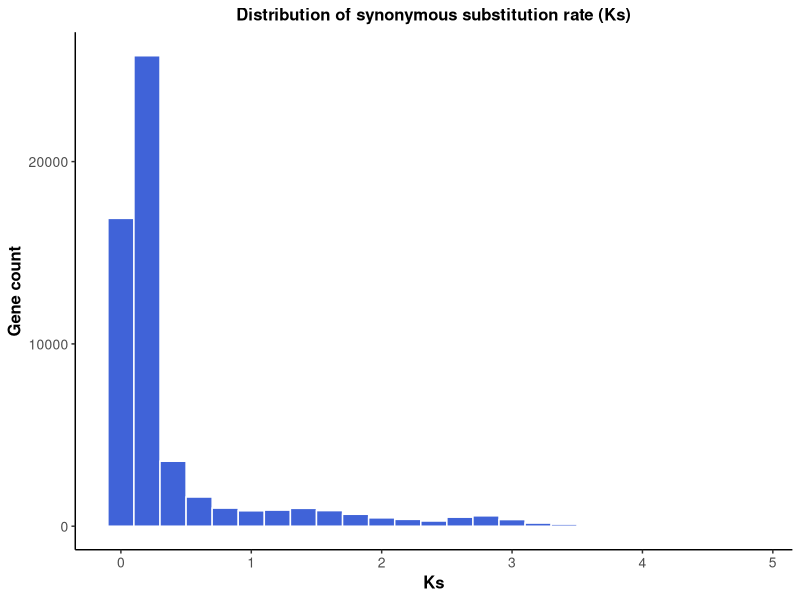
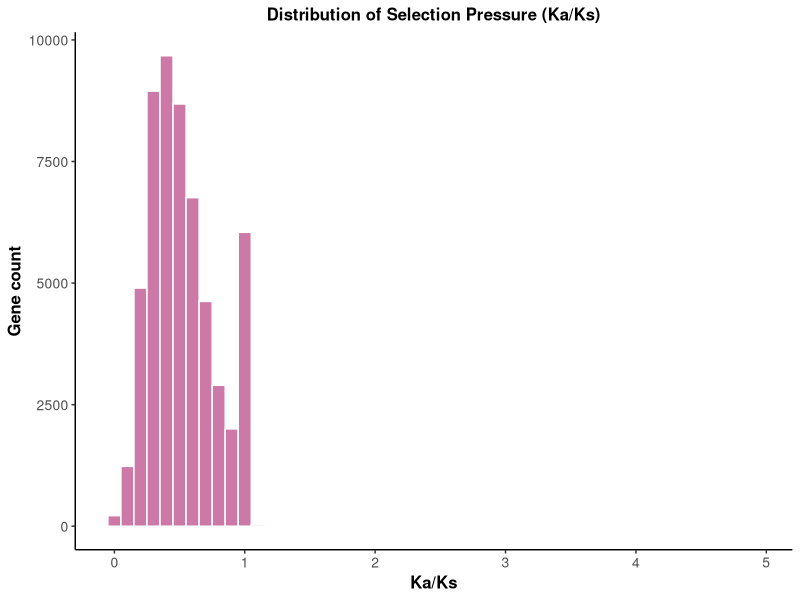
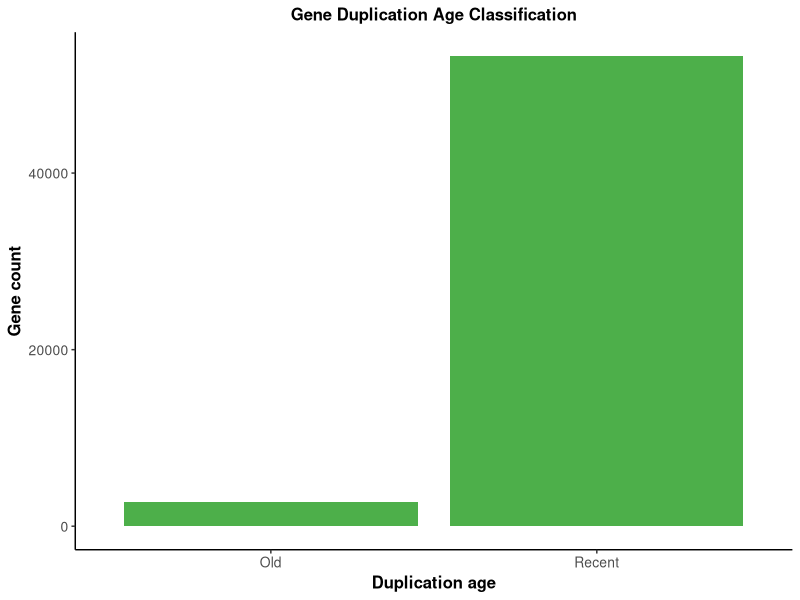
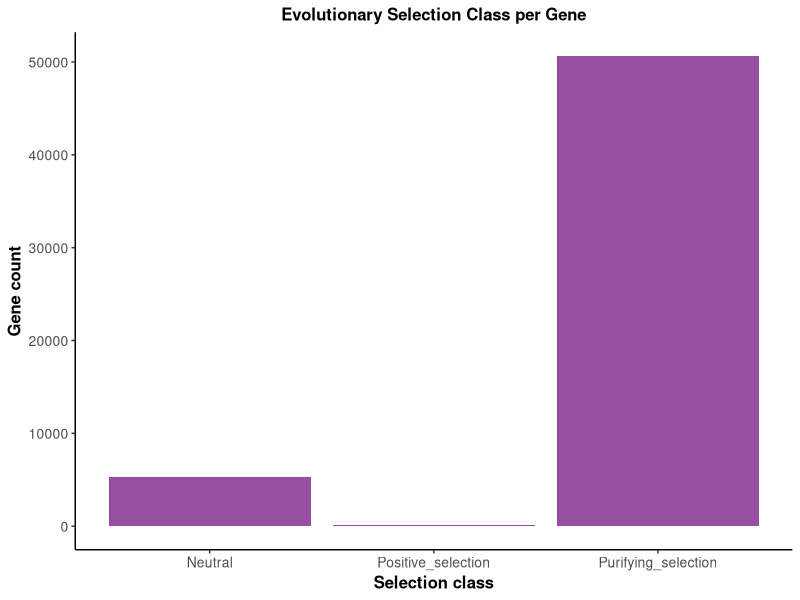
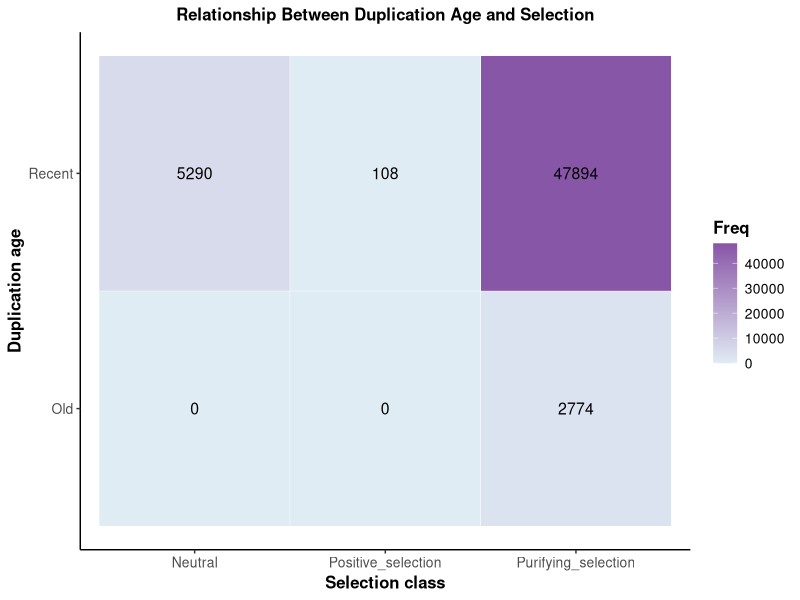
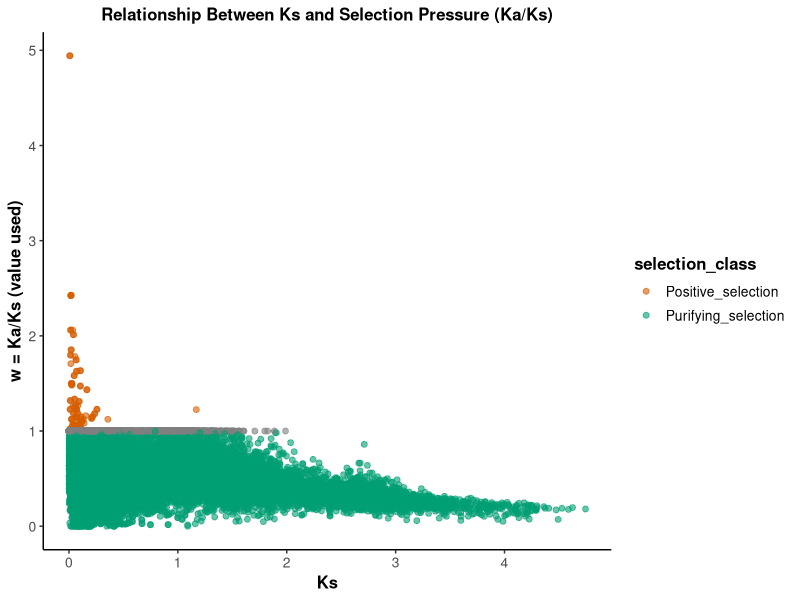

Write R code to recreate these figures, in order.
library(dplyr)
library(ggplot2)
library(tidyr)




scientific_theme <- function() {
  theme_classic() +
    theme(
      plot.title = element_text(size = 12, face = "bold", hjust = 0.5),
      axis.title = element_text(size = 12, face = "bold"),
      axis.text  = element_text(size = 10),
      legend.title = element_text(size = 12, face = "bold"),
      legend.text  = element_text(size = 10)
    )
}


# 1. LOAD FINAL GENE TABLE

df <- read.table(
  "../output/ks_results/gene_level_classification_with_ks_w.tsv",
  sep = "\t", header = TRUE, stringsAsFactors = FALSE
)


# 2. CREATE OUTPUT DIR FOR FIGURES


plot_dir <- "../figures/ks"
dir.create(plot_dir, recursive = TRUE, showWarnings = FALSE)


# 3. PLOT: Histogram of Ks_used (gene ages)


p1 <- ggplot(df, aes(x = ks_used)) +
  geom_histogram(binwidth = 0.2, fill = "#4063D8", color = "white") +
  labs(title = "Distribution of synonymous substitution rate (Ks)",
       x = "Ks",
       y = "Gene count") +
  scientific_theme()

ggsave(file.path(plot_dir, "hist_ks_used.png"),
       p1, width = 7, height = 5, dpi = 600)



# 4. PLOT: Histogram of w_used (Ka/Ks)


p2 <- ggplot(df %>% filter(!is.na(w_used)), aes(x = w_used)) +
  geom_histogram(binwidth = 0.1, fill = "#CC79A7", color = "white") +
  labs(title = "Distribution of Selection Pressure (Ka/Ks)",
       x = "Ka/Ks",
       y = "Gene count") +
  scientific_theme()

ggsave(file.path(plot_dir, "hist_w_used.png"),
       p2, width = 7, height = 5, dpi = 600)



# 5. PLOT: Barplot of age_class


p3 <- ggplot(df, aes(x = age_class)) +
  geom_bar(fill = "#4DAF4A") +
  labs(title = "Gene Duplication Age Classification",
       x = "Duplication age",
       y = "Gene count") +
  scientific_theme()

ggsave(file.path(plot_dir, "bar_age_class.png"),
       p3, width = 6, height = 4, dpi = 600)



# 6. PLOT: Barplot of selection class


p4 <- ggplot(df, aes(x = selection_class)) +
  geom_bar(fill = "#984EA3") +
  labs(title = "Evolutionary Selection Class per Gene",
       x = "Selection class",
       y = "Gene count") +
  scientific_theme()

ggsave(file.path(plot_dir, "bar_selection_class.png"),
       p4, width = 7, height = 4, dpi = 600)



# 7. HEATMAP: Age class × Selection class


tab <- table(df$age_class, df$selection_class)
tab_df <- as.data.frame(tab)

p5 <- ggplot(tab_df, aes(x = Var2, y = Var1, fill = Freq)) +
  geom_tile(color = "white") +
  geom_text(aes(label = Freq), color = "black", size = 4) +
  scale_fill_gradient(low = "#e0ecf4", high = "#8856a7") +
  labs(title = "Relationship Between Duplication Age and Selection",
       x = "Selection class",
       y = "Duplication age") +
  scientific_theme()

ggsave(file.path(plot_dir, "heatmap_age_selection.png"),
       p5, width = 7, height = 5, dpi = 600)



# 8. SCATTERPLOT: Ks_used vs w_used

p6 <- ggplot(df %>% filter(!is.na(w_used)),
             aes(x = ks_used, y = w_used, color = selection_class)) +
  geom_point(alpha = 0.6, size = 1.7) +
  scale_color_manual(values = c(
    "Positive_selection"  = "#D55E00",
    "Purifying_selection" = "#009E73",
    "Neutral_or_mixed"    = "#888888"
  )) +
  labs(title = "Relationship Between Ks and Selection Pressure (Ka/Ks)",
       x = "Ks",
       y = "w = Ka/Ks (value used)") +
  scientific_theme()

ggsave(file.path(plot_dir, "scatter_ks_vs_w.png"),
       p6, width = 7, height = 5, dpi = 600)

cat("\n All plots saved in:", plot_dir, "\n")
